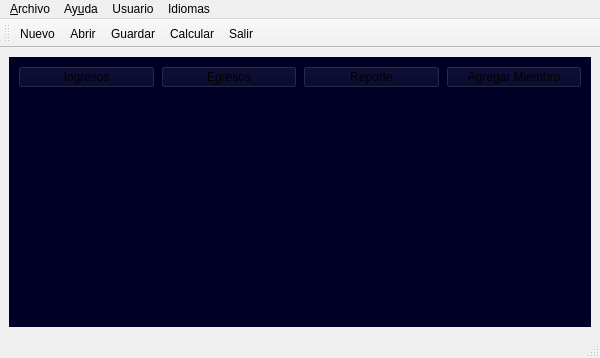
<?xml version="1.0" encoding="UTF-8"?>
<ui version="4.0">
 <class>Pantalla_principal</class>
 <widget class="QMainWindow" name="Pantalla_principal">
  <property name="geometry">
   <rect>
    <x>0</x>
    <y>0</y>
    <width>600</width>
    <height>358</height>
   </rect>
  </property>
  <property name="minimumSize">
   <size>
    <width>600</width>
    <height>0</height>
   </size>
  </property>
  <property name="windowTitle">
   <string>Salarios</string>
  </property>
  <property name="windowIcon">
   <iconset resource="icons.qrc">
    <normaloff>:/img/icons/icon.ico</normaloff>:/img/icons/icon.ico</iconset>
  </property>
  <widget class="QWidget" name="centralwidget">
   <layout class="QHBoxLayout" name="horizontalLayout_2">
    <item>
     <widget class="QWidget" name="widget" native="true">
      <property name="sizePolicy">
       <sizepolicy hsizetype="Expanding" vsizetype="Expanding">
        <horstretch>0</horstretch>
        <verstretch>0</verstretch>
       </sizepolicy>
      </property>
      <property name="minimumSize">
       <size>
        <width>0</width>
        <height>0</height>
       </size>
      </property>
      <property name="maximumSize">
       <size>
        <width>16777215</width>
        <height>16777215</height>
       </size>
      </property>
      <property name="styleSheet">
       <string notr="true">background-color: rgb(0, 0, 38);</string>
      </property>
      <layout class="QVBoxLayout" name="verticalLayout_2">
       <item>
        <layout class="QHBoxLayout" name="horizontalLayout_4">
         <property name="topMargin">
          <number>0</number>
         </property>
         <item>
          <widget class="QPushButton" name="pushButton">
           <property name="styleSheet">
            <string notr="true">background-image: url(:/img/bg/ac.jpg);</string>
           </property>
           <property name="text">
            <string>Ingresos</string>
           </property>
          </widget>
         </item>
         <item>
          <widget class="QPushButton" name="pushButton_4">
           <property name="styleSheet">
            <string notr="true">background-image: url(:/img/bg/ac.jpg);</string>
           </property>
           <property name="text">
            <string>Egresos</string>
           </property>
          </widget>
         </item>
         <item>
          <widget class="QPushButton" name="pushButton_2">
           <property name="styleSheet">
            <string notr="true">background-image: url(:/img/bg/ac.jpg);</string>
           </property>
           <property name="text">
            <string>Reporte</string>
           </property>
          </widget>
         </item>
         <item>
          <widget class="QPushButton" name="pushButton_3">
           <property name="styleSheet">
            <string notr="true">background-image: url(:/img/bg/ac.jpg);</string>
           </property>
           <property name="text">
            <string>Agregar Miembro</string>
           </property>
          </widget>
         </item>
        </layout>
       </item>
       <item>
        <widget class="QLabel" name="outCuadro">
         <property name="styleSheet">
          <string notr="true">background-image: url(:/img/bg/moneda-mesa-madera-naturaleza-borrosa.jpg);</string>
         </property>
         <property name="text">
          <string/>
         </property>
        </widget>
       </item>
      </layout>
     </widget>
    </item>
   </layout>
  </widget>
  <widget class="QMenuBar" name="menubar">
   <property name="geometry">
    <rect>
     <x>0</x>
     <y>0</y>
     <width>600</width>
     <height>21</height>
    </rect>
   </property>
   <widget class="QMenu" name="menuArchivo">
    <property name="title">
     <string>&amp;Archivo</string>
    </property>
    <addaction name="actionAbrir"/>
    <addaction name="actionGuardar"/>
    <addaction name="separator"/>
    <addaction name="actionCalcular"/>
    <addaction name="separator"/>
    <addaction name="actionSalir"/>
   </widget>
   <widget class="QMenu" name="menuAyuda">
    <property name="title">
     <string>Ay&amp;uda</string>
    </property>
    <addaction name="actionAcerca_de"/>
   </widget>
   <widget class="QMenu" name="menuUsuario">
    <property name="title">
     <string>Usuario</string>
    </property>
    <addaction name="actionMi_perfil"/>
   </widget>
   <widget class="QMenu" name="menuIdiomas">
    <property name="title">
     <string>Idiomas</string>
    </property>
    <addaction name="actionEspanol"/>
    <addaction name="actionIngles"/>
    <addaction name="actionPortugues"/>
   </widget>
   <addaction name="menuArchivo"/>
   <addaction name="menuAyuda"/>
   <addaction name="menuUsuario"/>
   <addaction name="menuIdiomas"/>
  </widget>
  <widget class="QStatusBar" name="statusbar"/>
  <widget class="QToolBar" name="toolBar">
   <property name="windowTitle">
    <string>toolBar</string>
   </property>
   <attribute name="toolBarArea">
    <enum>TopToolBarArea</enum>
   </attribute>
   <attribute name="toolBarBreak">
    <bool>false</bool>
   </attribute>
   <addaction name="actionNuevo"/>
   <addaction name="actionAbrir"/>
   <addaction name="actionGuardar"/>
   <addaction name="actionCalcular"/>
   <addaction name="actionSalir"/>
  </widget>
  <action name="actionNuevo">
   <property name="icon">
    <iconset resource="icons.qrc">
     <normaloff>:/img/icons/nuevo.png</normaloff>:/img/icons/nuevo.png</iconset>
   </property>
   <property name="text">
    <string>&amp;Nuevo</string>
   </property>
   <property name="shortcut">
    <string>Ctrl+N</string>
   </property>
  </action>
  <action name="actionAbrir">
   <property name="icon">
    <iconset resource="icons.qrc">
     <normaloff>:/img/icons/abrir.png</normaloff>:/img/icons/abrir.png</iconset>
   </property>
   <property name="text">
    <string>&amp;Abrir</string>
   </property>
   <property name="shortcut">
    <string>Ctrl+A</string>
   </property>
  </action>
  <action name="actionGuardar">
   <property name="icon">
    <iconset resource="icons.qrc">
     <normaloff>:/img/icons/guardar.png</normaloff>:/img/icons/guardar.png</iconset>
   </property>
   <property name="text">
    <string>&amp;Guardar</string>
   </property>
   <property name="shortcut">
    <string>Ctrl+S</string>
   </property>
  </action>
  <action name="actionCalcular">
   <property name="icon">
    <iconset resource="icons.qrc">
     <normaloff>:/img/icons/carcular.png</normaloff>:/img/icons/carcular.png</iconset>
   </property>
   <property name="text">
    <string>&amp;Calcular</string>
   </property>
   <property name="shortcut">
    <string>F1</string>
   </property>
  </action>
  <action name="actionSalir">
   <property name="icon">
    <iconset resource="icons.qrc">
     <normaloff>:/img/icons/salir.png</normaloff>:/img/icons/salir.png</iconset>
   </property>
   <property name="text">
    <string>&amp;Salir</string>
   </property>
   <property name="shortcut">
    <string>Ctrl+Q</string>
   </property>
  </action>
  <action name="actionAcerca_de">
   <property name="icon">
    <iconset resource="icons.qrc">
     <normaloff>:/img/icons/ayuda.png</normaloff>:/img/icons/ayuda.png</iconset>
   </property>
   <property name="text">
    <string>Acerca de Salarios</string>
   </property>
  </action>
  <action name="actionMi_perfil">
   <property name="icon">
    <iconset resource="icons.qrc">
     <normaloff>:/img/icons/perfil.png</normaloff>:/img/icons/perfil.png</iconset>
   </property>
   <property name="text">
    <string>Mi perfil</string>
   </property>
   <property name="shortcut">
    <string>Ctrl+D</string>
   </property>
  </action>
  <action name="actionEspanol">
   <property name="icon">
    <iconset resource="icons.qrc">
     <normaloff>:/img/icons/es.png</normaloff>:/img/icons/es.png</iconset>
   </property>
   <property name="text">
    <string>Español</string>
   </property>
  </action>
  <action name="actionIngles">
   <property name="icon">
    <iconset resource="icons.qrc">
     <normaloff>:/img/icons/en.png</normaloff>:/img/icons/en.png</iconset>
   </property>
   <property name="text">
    <string>Ingles</string>
   </property>
  </action>
  <action name="actionPortugues">
   <property name="icon">
    <iconset resource="icons.qrc">
     <normaloff>:/img/icons/br.png</normaloff>:/img/icons/br.png</iconset>
   </property>
   <property name="text">
    <string>Portugues</string>
   </property>
  </action>
  <action name="actionUsuarios">
   <property name="text">
    <string>Usuarios</string>
   </property>
  </action>
 </widget>
 <resources>
  <include location="icons.qrc"/>
 </resources>
 <connections/>
</ui>
